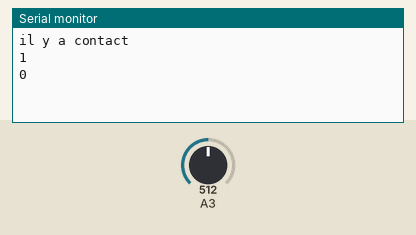
Simulated run of this sketch. Board: Arduino Uno, built with avr-gcc and run on an emulated ATmega328P. Parts: the last lines printed to the serial monitor. The test bench sets the inputs (shaded band); at power-on: A3 = 512.

Above: at 1.2 s.
1.3 s: A3 set to 610
At 4.0 s:
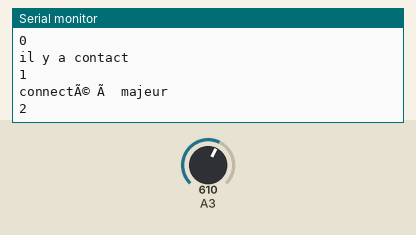
6.1 s: A3 set to 960
At 9.8 s:
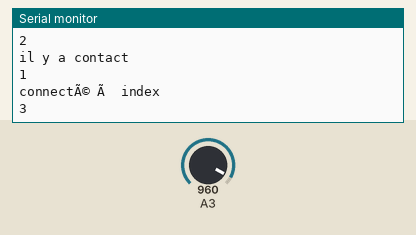
10.5 s: A3 set to 190
At 13.4 s:
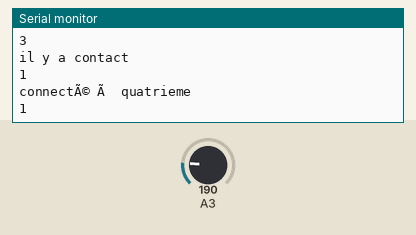
15.3 s: A3 set to 40
At 18.7 s:
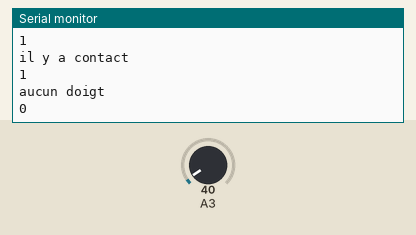
19.5 s: A3 set to 10
At 22.2 s:
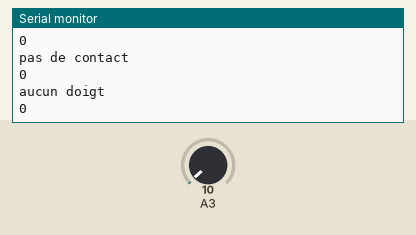
Timing chart, 0 to 23.7 s (numbered marks = the images above; inputs shaded):
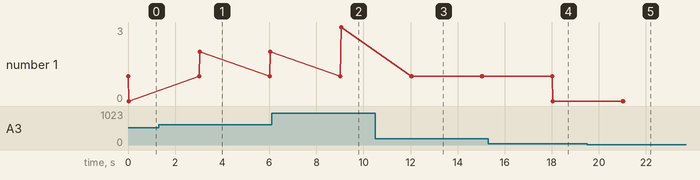

Measured:
- after the input at 1.3 s, the serial monitor: prints a new line after 1.7 s (image 1)
- after the input at 6.1 s, the serial monitor: prints a new line after 2.9 s (image 2)
- after the input at 10.5 s, the serial monitor: prints a new line after 1.5 s (image 3)
- after the input at 15.3 s, the serial monitor: prints a new line after 2.7 s (image 4)
- after the input at 19.5 s, the serial monitor: prints a new line after 1.5 s (image 5)
- plotted number 1: 0 → 2 after the input at 1.3 s, 2 → 3 after the input at 6.1 s, 1 → 0 after the input at 15.3 s

The sketch:

ContactSensorExemple.ino
```cpp
#include "ContactSensor.h"

ContactSensor mesure(A3);


void setup() {
Serial.begin(9600);
}

void loop() {
Serial.println();

Serial.println(mesure.getEtat());
Serial.println(mesure.getDoigt());

delay(3000);
}
```

ContactSensor.cpp
```cpp
#include "Arduino.h"
#include "ContactSensor.h"


ContactSensor::ContactSensor(int pin)
{
pinMode(pin,INPUT);
  _pin = pin;

}


int ContactSensor::getEtat()

{

int etat = 0;
int valeur = analogRead(_pin);

  if (valeur < 20){

    Serial.println("pas de contact");
    etat = 0;
    }
   else {

    Serial.println("il y a contact");
    etat = 1;
    }
 return etat;
}


int ContactSensor::getDoigt(){


int valeur = analogRead(_pin);
int doigt_connecte;

  if (valeur < 50){

    Serial.println("aucun doigt");
    doigt_connecte = 0;
    }
  if (valeur > 150 && valeur < 200){

    Serial.println("connectÃ© Ã  quatrieme");
    doigt_connecte = 1;
    }
  if (valeur > 600 && valeur < 700){

    Serial.println("connectÃ© Ã  majeur");
    doigt_connecte = 2;
    }
  if (valeur > 950){

    Serial.println("connectÃ© Ã  index");
    doigt_connecte = 3;
    }


  return doigt_connecte;
}
```

ContactSensor.h
```cpp
#ifndef ContactSensor_h
#define ContactSensor_h

#include "Arduino.h"


class ContactSensor
{
  public:
    ContactSensor(int pin);
    int getEtat();
    int getDoigt();
  private:
    int _pin;
    int _type;
};

#endif
```
